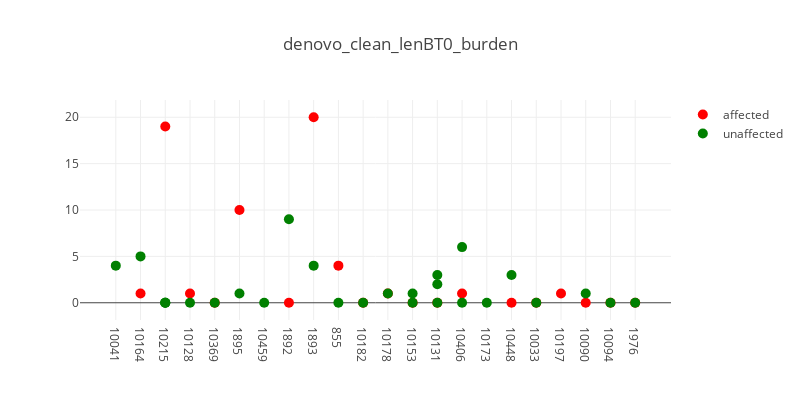
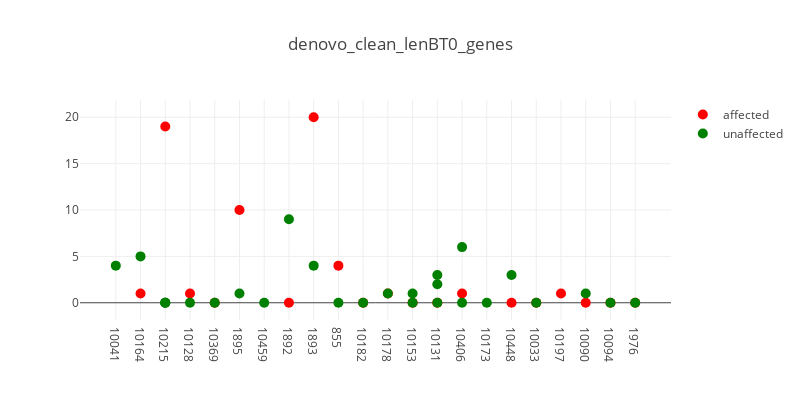
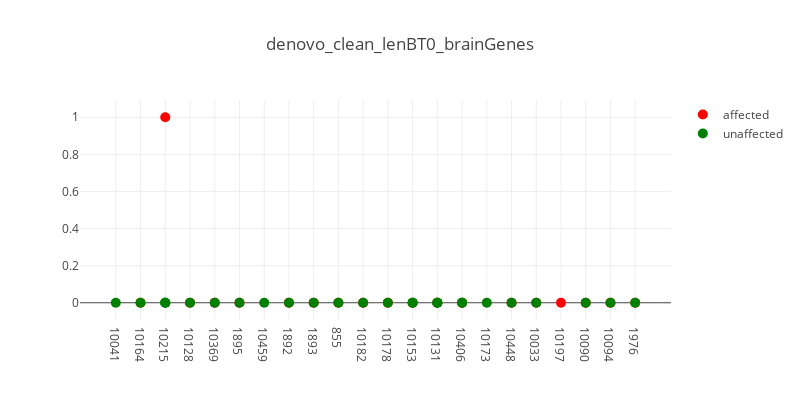
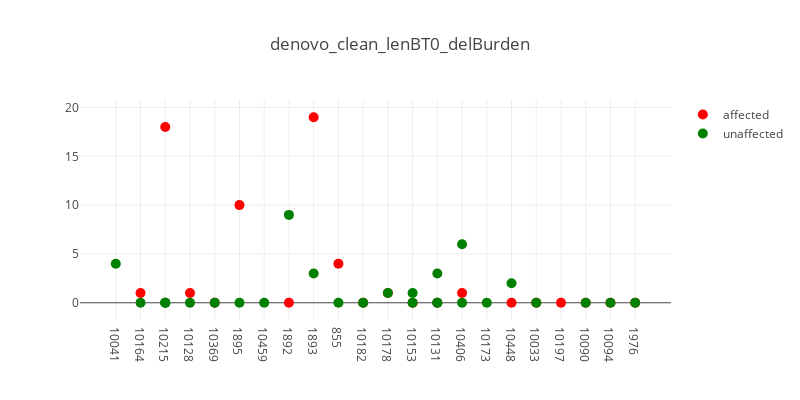

The notebook cell saved with these charts, in order:
### Markdown cell above
Let's first look at the general effect of cleaning, compared to above plots:

### Code cell
files = glob.glob(data_dir + '/denovo*clean_lenBT0*cnv.indiv')
for f in files:
    t_str = '.'.join(f.split('/')[-1].split('.')[:-2])
#     print t_str
    plot_plink_cnvs(f, t_str, verbose=True)

### Figure 1 — Plotly figure (JSON) as saved in the notebook; plotly's stock layout.template omitted (floating-point values rounded to 4 significant figures)
{"data": [{"hoverinfo": "text+y", "marker": {"color": "red", "size": 10}, "mode": "markers", "name": "affected", "showlegend": true, "text": ["CLIA_400122", "CLIA_400125", "CLIA_400153", "CCGO_800980", "CLIA_400132", "CLIA_400134", "CLIA_400163", "CLIA_400216", "CLIA_400121", "CLIA_400131", "CLIA_400128", "CLIA_400140", "CLIA_400178", "CLIA_400205", "CLIA_400127", "CLIA_400129", "CLIA_400123", "CLIA_400130", "CLIA_400204"], "type": "scatter", "x": [1, 2, 3, 4, 5, 7, 8, 9, 10, 11, 12, 13, 14, 16, 17, 18, 19, 20, 21], "y": [1, 19, 1, 0, 10, 0, 20, 4, 0, 1, 0, 0, 1, 0, 0, 1, 0, 0, 0]}, {"hoverinfo": "text+y", "hovertext": ["CLIA_400155", "CLIA_400135", "CLIA_400191", "CLIA_400189", "CLIA_400193", "CLIA_400152", "CCGO_800979", "CLIA_400158", "CLIA_400209", "CLIA_400175", "CLIA_400162", "CLIA_400133", "CLIA_400170", "CLIA_400159", "CLIA_400210", "CLIA_400212", "CLIA_400138", "CLIA_400139", "CLIA_400142", "CLIA_400179", "CLIA_400180", "CLIA_400148", "CLIA_400200", "CLIA_400166", "CLIA_400195", "CLIA_400144", "CLIA_400201"], "marker": {"color": "green", "size": 10}, "mode": "markers", "name": "unaffected", "showlegend": true, "type": "scatter", "x": [0, 1, 2, 2, 2, 3, 4, 5, 6, 7, 8, 9, 10, 11, 12, 12, 13, 13, 13, 14, 14, 15, 16, 17, 19, 20, 21], "y": [4, 5, 0, 0, 0, 0, 0, 1, 0, 9, 4, 0, 0, 1, 1, 0, 0, 2, 3, 6, 0, 0, 3, 0, 1, 0, 0]}], "layout": {"height": 400, "hovermode": "closest", "title": "denovo_clean_lenBT0_burden", "width": 800, "xaxis1": {"ticktext": ["10041", "10164", "10215", "10128", "10369", "1895", "10459", "1892", "1893", "855", "10182", "10178", "10153", "10131", "10406", "10173", "10448", "10033", "10197", "10090", "10094", "1976"], "tickvals": [0, 1, 2, 3, 4, 5, 6, 7, 8, 9, 10, 11, 12, 13, 14, 15, 16, 17, 18, 19, 20, 21], "zeroline": false}}}

### Figure 2 — Plotly figure (JSON) as saved in the notebook; plotly's stock layout.template omitted (floating-point values rounded to 4 significant figures)
{"data": [{"hoverinfo": "text+y", "marker": {"color": "red", "size": 10}, "mode": "markers", "name": "affected", "showlegend": true, "text": ["CLIA_400122", "CLIA_400125", "CLIA_400153", "CCGO_800980", "CLIA_400132", "CLIA_400134", "CLIA_400163", "CLIA_400216", "CLIA_400121", "CLIA_400131", "CLIA_400128", "CLIA_400140", "CLIA_400178", "CLIA_400205", "CLIA_400127", "CLIA_400129", "CLIA_400123", "CLIA_400130", "CLIA_400204"], "type": "scatter", "x": [1, 2, 3, 4, 5, 7, 8, 9, 10, 11, 12, 13, 14, 16, 17, 18, 19, 20, 21], "y": [1, 19, 1, 0, 10, 0, 20, 4, 0, 1, 0, 0, 1, 0, 0, 1, 0, 0, 0]}, {"hoverinfo": "text+y", "hovertext": ["CLIA_400155", "CLIA_400135", "CLIA_400191", "CLIA_400189", "CLIA_400193", "CLIA_400152", "CCGO_800979", "CLIA_400158", "CLIA_400209", "CLIA_400175", "CLIA_400162", "CLIA_400133", "CLIA_400170", "CLIA_400159", "CLIA_400210", "CLIA_400212", "CLIA_400138", "CLIA_400139", "CLIA_400142", "CLIA_400179", "CLIA_400180", "CLIA_400148", "CLIA_400200", "CLIA_400166", "CLIA_400195", "CLIA_400144", "CLIA_400201"], "marker": {"color": "green", "size": 10}, "mode": "markers", "name": "unaffected", "showlegend": true, "type": "scatter", "x": [0, 1, 2, 2, 2, 3, 4, 5, 6, 7, 8, 9, 10, 11, 12, 12, 13, 13, 13, 14, 14, 15, 16, 17, 19, 20, 21], "y": [4, 5, 0, 0, 0, 0, 0, 1, 0, 9, 4, 0, 0, 1, 1, 0, 0, 2, 3, 6, 0, 0, 3, 0, 1, 0, 0]}], "layout": {"height": 400, "hovermode": "closest", "title": "denovo_clean_lenBT0_genes", "width": 800, "xaxis1": {"ticktext": ["10041", "10164", "10215", "10128", "10369", "1895", "10459", "1892", "1893", "855", "10182", "10178", "10153", "10131", "10406", "10173", "10448", "10033", "10197", "10090", "10094", "1976"], "tickvals": [0, 1, 2, 3, 4, 5, 6, 7, 8, 9, 10, 11, 12, 13, 14, 15, 16, 17, 18, 19, 20, 21], "zeroline": false}}}

### Figure 3 — Plotly figure (JSON) as saved in the notebook; plotly's stock layout.template omitted (floating-point values rounded to 4 significant figures)
{"data": [{"hoverinfo": "text+y", "marker": {"color": "red", "size": 10}, "mode": "markers", "name": "affected", "showlegend": true, "text": ["CLIA_400122", "CLIA_400125", "CLIA_400153", "CCGO_800980", "CLIA_400132", "CLIA_400134", "CLIA_400163", "CLIA_400216", "CLIA_400121", "CLIA_400131", "CLIA_400128", "CLIA_400140", "CLIA_400178", "CLIA_400205", "CLIA_400127", "CLIA_400129", "CLIA_400123", "CLIA_400130", "CLIA_400204"], "type": "scatter", "x": [1, 2, 3, 4, 5, 7, 8, 9, 10, 11, 12, 13, 14, 16, 17, 18, 19, 20, 21], "y": [0, 1, 0, 0, 0, 0, 0, 0, 0, 0, 0, 0, 0, 0, 0, 0, 0, 0, 0]}, {"hoverinfo": "text+y", "hovertext": ["CLIA_400155", "CLIA_400135", "CLIA_400191", "CLIA_400189", "CLIA_400193", "CLIA_400152", "CCGO_800979", "CLIA_400158", "CLIA_400209", "CLIA_400175", "CLIA_400162", "CLIA_400133", "CLIA_400170", "CLIA_400159", "CLIA_400210", "CLIA_400212", "CLIA_400138", "CLIA_400139", "CLIA_400142", "CLIA_400179", "CLIA_400180", "CLIA_400148", "CLIA_400200", "CLIA_400166", "CLIA_400195", "CLIA_400144", "CLIA_400201"], "marker": {"color": "green", "size": 10}, "mode": "markers", "name": "unaffected", "showlegend": true, "type": "scatter", "x": [0, 1, 2, 2, 2, 3, 4, 5, 6, 7, 8, 9, 10, 11, 12, 12, 13, 13, 13, 14, 14, 15, 16, 17, 19, 20, 21], "y": [0, 0, 0, 0, 0, 0, 0, 0, 0, 0, 0, 0, 0, 0, 0, 0, 0, 0, 0, 0, 0, 0, 0, 0, 0, 0, 0]}], "layout": {"height": 400, "hovermode": "closest", "title": "denovo_clean_lenBT0_brainGenes", "width": 800, "xaxis1": {"ticktext": ["10041", "10164", "10215", "10128", "10369", "1895", "10459", "1892", "1893", "855", "10182", "10178", "10153", "10131", "10406", "10173", "10448", "10033", "10197", "10090", "10094", "1976"], "tickvals": [0, 1, 2, 3, 4, 5, 6, 7, 8, 9, 10, 11, 12, 13, 14, 15, 16, 17, 18, 19, 20, 21], "zeroline": false}}}

### Figure 4 — Plotly figure (JSON) as saved in the notebook; plotly's stock layout.template omitted (floating-point values rounded to 4 significant figures)
{"data": [{"hoverinfo": "text+y", "marker": {"color": "red", "size": 10}, "mode": "markers", "name": "affected", "showlegend": true, "text": ["CLIA_400122", "CLIA_400125", "CLIA_400153", "CCGO_800980", "CLIA_400132", "CLIA_400134", "CLIA_400163", "CLIA_400216", "CLIA_400121", "CLIA_400131", "CLIA_400128", "CLIA_400140", "CLIA_400178", "CLIA_400205", "CLIA_400127", "CLIA_400129", "CLIA_400123", "CLIA_400130", "CLIA_400204"], "type": "scatter", "x": [1, 2, 3, 4, 5, 7, 8, 9, 10, 11, 12, 13, 14, 16, 17, 18, 19, 20, 21], "y": [1, 18, 1, 0, 10, 0, 19, 4, 0, 1, 0, 0, 1, 0, 0, 0, 0, 0, 0]}, {"hoverinfo": "text+y", "hovertext": ["CLIA_400155", "CLIA_400135", "CLIA_400191", "CLIA_400189", "CLIA_400193", "CLIA_400152", "CCGO_800979", "CLIA_400158", "CLIA_400209", "CLIA_400175", "CLIA_400162", "CLIA_400133", "CLIA_400170", "CLIA_400159", "CLIA_400210", "CLIA_400212", "CLIA_400138", "CLIA_400139", "CLIA_400142", "CLIA_400179", "CLIA_400180", "CLIA_400148", "CLIA_400200", "CLIA_400166", "CLIA_400195", "CLIA_400144", "CLIA_400201"], "marker": {"color": "green", "size": 10}, "mode": "markers", "name": "unaffected", "showlegend": true, "type": "scatter", "x": [0, 1, 2, 2, 2, 3, 4, 5, 6, 7, 8, 9, 10, 11, 12, 12, 13, 13, 13, 14, 14, 15, 16, 17, 19, 20, 21], "y": [4, 0, 0, 0, 0, 0, 0, 0, 0, 9, 3, 0, 0, 1, 1, 0, 0, 0, 3, 6, 0, 0, 2, 0, 0, 0, 0]}], "layout": {"height": 400, "hovermode": "closest", "title": "denovo_clean_lenBT0_delBurden", "width": 800, "xaxis1": {"ticktext": ["10041", "10164", "10215", "10128", "10369", "1895", "10459", "1892", "1893", "855", "10182", "10178", "10153", "10131", "10406", "10173", "10448", "10033", "10197", "10090", "10094", "1976"], "tickvals": [0, 1, 2, 3, 4, 5, 6, 7, 8, 9, 10, 11, 12, 13, 14, 15, 16, 17, 18, 19, 20, 21], "zeroline": false}}}
